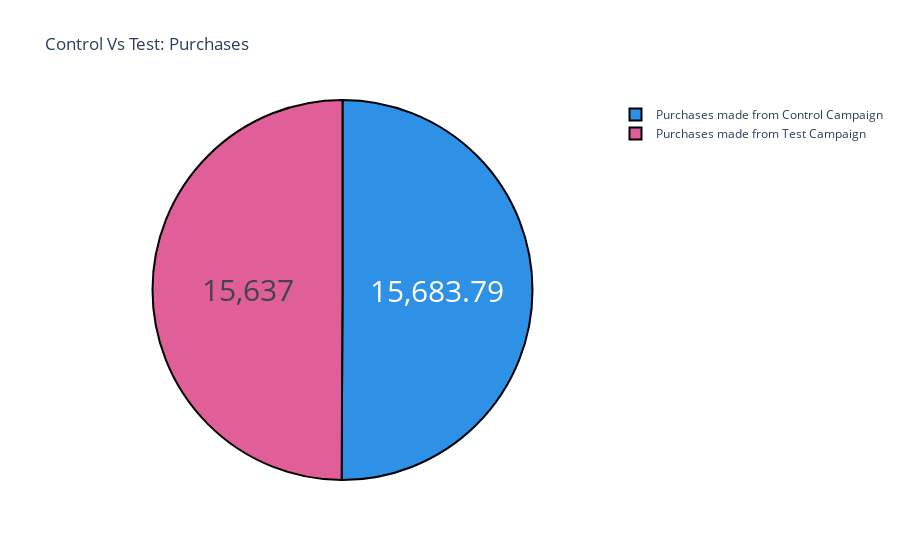

The notebook cell this image was saved under:
### Code cell
label=['Purchases made from Control Campaign',
       'Purchases made from Test Campaign']
counts=[sum(control_data.Number_of_Purchase),
        sum(test_data.Number_of_Purchase)]
fig=go.Figure(data=[go.Pie(labels=label,values=counts)])
fig.update_layout(title_text='Control Vs Test: Purchases ')
fig.update_traces(hoverinfo='label+percent', textinfo='value', 
                  textfont_size=30,
                  marker=dict(colors=px.colors.qualitative.Dark24,line=dict(color='black', width=2)))
fig.show()

### Figure 1 — Plotly figure (JSON) as saved in the notebook; plotly's stock layout.template omitted (floating-point values rounded to 4 significant figures)
{"data": [{"hoverinfo": "label+percent", "labels": ["Purchases made from Control Campaign", "Purchases made from Test Campaign"], "marker": {"colors": ["#2E91E5", "#E15F99", "#1CA71C", "#FB0D0D", "#DA16FF", "#222A2A", "#B68100", "#750D86", "#EB663B", "#511CFB", "#00A08B", "#FB00D1", "#FC0080", "#B2828D", "#6C7C32", "#778AAE", "#862A16", "#A777F1", "#620042", "#1616A7", "#DA60CA", "#6C4516", "#0D2A63", "#AF0038"], "line": {"color": "black", "width": 2}}, "textfont": {"size": 30}, "textinfo": "value", "type": "pie", "values": [15680.0, 15637]}], "layout": {"title": {"text": "Control Vs Test: Purchases "}}}
